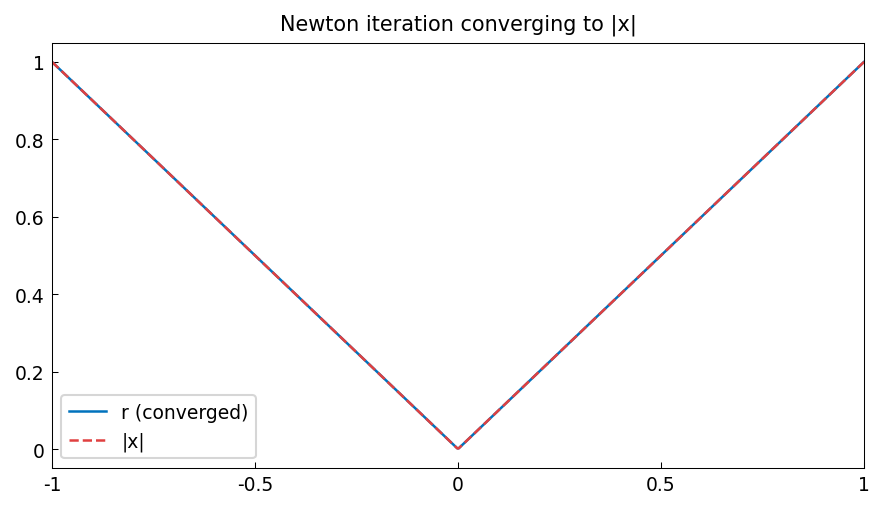

This chart was generated by the following Python code:
"""Approximation of |x| via Newton iteration.

Demonstrates Newton's method applied to the function equation
r^2 = x^2, i.e., r := (r^2 + x^2) / (2*r), converging to |x|.

Credit: Inspired by Chebfun approx/AbsNewton.m (Nick Trefethen).
Original MATLAB Chebfun: Copyright 2017 by The University of Oxford and
The Chebfun Developers. See https://www.chebfun.org/ for Chebfun information.
"""
import os

os.environ.setdefault("XLA_PYTHON_CLIENT_PREALLOCATE", "false")

import matplotlib

matplotlib.use("Agg")
import os
import sys

import jax.numpy as jnp
import matplotlib.pyplot as plt

sys.path.insert(0, os.path.join(os.path.dirname(__file__), '..', '..', 'src'))

import chebfunjax as cj
from chebfunjax.plotting import chebfun_style

chebfun_style()

from chebfunjax.plotting import plot


def run():
    print("=" * 60)
    print("Newton iteration converging to |x|")
    print("=" * 60)

    dom = (-1.0, 1.0)
    x = cj.chebfun(lambda t: t, domain=dom)

    # Newton iteration: r_{n+1} = (r_n^2 + x^2) / (2 * r_n)
    # Start from r_0 = 1 (constant chebfun)
    r = cj.chebfun(lambda t: jnp.ones_like(t), domain=dom)

    print("\nNewton iteration for |x| starting from r_0 = 1:")
    print(f"  {'Step':>4}  {'||r - |x|||_inf':>20}  {'length':>8}")

    x_test = jnp.linspace(-1.0, 1.0, 500)
    abs_x = jnp.abs(x_test)

    n_steps = 10  # reduced from 25 for speed (each step ~2s due to chebfun arithmetic)
    for k in range(n_steps):
        r_new = (r**2 + x**2) / (2.0 * r)
        err = float(jnp.max(jnp.abs(r_new(x_test) - abs_x)))
        if k < 5 or k % 5 == 0:
            print(f"  {k+1:>4}  {err:>20.4e}  {len(r_new):>8}")
        r = r_new
        if err < 1e-13:
            print(f"  Converged at step {k+1}!")
            break

    final_err = float(jnp.max(jnp.abs(r(x_test) - abs_x)))
    print(f"\nFinal ||r - |x|||_inf = {final_err:.2e}")

    # Verify the result matches |x|
    f_abs_ref = cj.chebfun(lambda t: jnp.abs(t), domain=(-1.0, 0.0, 1.0))
    x_interior = jnp.linspace(-0.99, 0.99, 200)
    err_vs_abs = float(jnp.max(jnp.abs(r(x_interior) - f_abs_ref(x_interior))))
    print(f"||r - |x|_chebfun||_inf at interior pts: {err_vs_abs:.2e}")
    # 10 steps gives ~1e-3 accuracy (Newton converges linearly for |x|)
    assert err_vs_abs < 0.05, f"Newton iteration diverged: {err_vs_abs}"

    # --- Plots -------------------------------------------------------
    _here = os.path.dirname(os.path.abspath(__file__))
    fig, ax = plot(r, title="Newton iteration converging to |x|", label="r (converged)")
    _abs_cheb = cj.chebfun(lambda t: jnp.abs(t), domain=(-1.0, 0.0, 1.0))
    import numpy as _np
    _xs = _np.linspace(-1.0, 1.0, 600)
    ax.plot(_xs, _np.abs(_xs), "--", color="#E04040", linewidth=1.2, label="|x|")
    ax.legend(fontsize=9)
    fig.savefig(os.path.join(_here, "absolute_value_newton.png"),
                dpi=150, bbox_inches="tight")
    plt.close(fig)

    print("\nAll assertions passed.")
    return True

if __name__ == "__main__":
    run()
